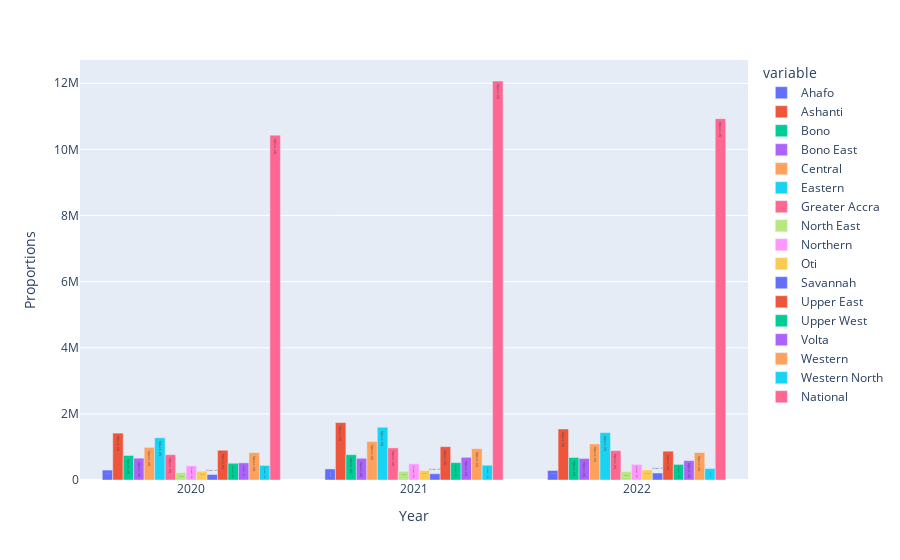

Write notebook code for a chart like this one.
### Code cell
fig=px.bar(suspected,x='Year',y=['Ahafo', 'Ashanti', 'Bono', 'Bono East', 'Central', 'Eastern',
       'Greater Accra', 'North East', 'Northern', 'Oti', 'Savannah',
       'Upper East', 'Upper West', 'Volta', 'Western', 'Western North',
       'National'],
           barmode='group'
          )
fig.update_xaxes(type='category')
# set yaxes title
fig.update_yaxes(title_text='Proportions')
    # set font size
fig.update_traces(texttemplate='%{text:.0f}', insidetextfont_size=20)  # Format and adjust the font size as needed

fig.show()

### Figure 1 — Plotly figure (JSON) as saved in the notebook; plotly's stock layout.template omitted (floating-point values rounded to 4 significant figures)
{"data": [{"alignmentgroup": "True", "hovertemplate": "variable=Ahafo<br>Year=%{x}<br>value=%{y}<extra></extra>", "insidetextfont": {"size": 20}, "legendgroup": "Ahafo", "marker": {"color": "#636efa", "pattern": {"shape": ""}}, "name": "Ahafo", "offsetgroup": "Ahafo", "orientation": "v", "showlegend": true, "textposition": "auto", "texttemplate": "%{text:.0f}", "type": "bar", "x": [2020, 2021, 2022], "xaxis": "x", "y": [300399, 334821, 288747], "yaxis": "y"}, {"alignmentgroup": "True", "hovertemplate": "variable=Ashanti<br>Year=%{x}<br>value=%{y}<extra></extra>", "insidetextfont": {"size": 20}, "legendgroup": "Ashanti", "marker": {"color": "#EF553B", "pattern": {"shape": ""}}, "name": "Ashanti", "offsetgroup": "Ashanti", "orientation": "v", "showlegend": true, "textposition": "auto", "texttemplate": "%{text:.0f}", "type": "bar", "x": [2020, 2021, 2022], "xaxis": "x", "y": [1418277, 1737441, 1543074], "yaxis": "y"}, {"alignmentgroup": "True", "hovertemplate": "variable=Bono<br>Year=%{x}<br>value=%{y}<extra></extra>", "insidetextfont": {"size": 20}, "legendgroup": "Bono", "marker": {"color": "#00cc96", "pattern": {"shape": ""}}, "name": "Bono", "offsetgroup": "Bono", "orientation": "v", "showlegend": true, "textposition": "auto", "texttemplate": "%{text:.0f}", "type": "bar", "x": [2020, 2021, 2022], "xaxis": "x", "y": [742589, 765253, 681902], "yaxis": "y"}, {"alignmentgroup": "True", "hovertemplate": "variable=Bono East<br>Year=%{x}<br>value=%{y}<extra></extra>", "insidetextfont": {"size": 20}, "legendgroup": "Bono East", "marker": {"color": "#ab63fa", "pattern": {"shape": ""}}, "name": "Bono East", "offsetgroup": "Bono East", "orientation": "v", "showlegend": true, "textposition": "auto", "texttemplate": "%{text:.0f}", "type": "bar", "x": [2020, 2021, 2022], "xaxis": "x", "y": [660652, 656148, 651540], "yaxis": "y"}, {"alignmentgroup": "True", "hovertemplate": "variable=Central<br>Year=%{x}<br>value=%{y}<extra></extra>", "insidetextfont": {"size": 20}, "legendgroup": "Central", "marker": {"color": "#FFA15A", "pattern": {"shape": ""}}, "name": "Central", "offsetgroup": "Central", "orientation": "v", "showlegend": true, "textposition": "auto", "texttemplate": "%{text:.0f}", "type": "bar", "x": [2020, 2021, 2022], "xaxis": "x", "y": [987835, 1162705, 1090802], "yaxis": "y"}, {"alignmentgroup": "True", "hovertemplate": "variable=Eastern<br>Year=%{x}<br>value=%{y}<extra></extra>", "insidetextfont": {"size": 20}, "legendgroup": "Eastern", "marker": {"color": "#19d3f3", "pattern": {"shape": ""}}, "name": "Eastern", "offsetgroup": "Eastern", "orientation": "v", "showlegend": true, "textposition": "auto", "texttemplate": "%{text:.0f}", "type": "bar", "x": [2020, 2021, 2022], "xaxis": "x", "y": [1277188, 1595741, 1435434], "yaxis": "y"}, {"alignmentgroup": "True", "hovertemplate": "variable=Greater Accra<br>Year=%{x}<br>value=%{y}<extra></extra>", "insidetextfont": {"size": 20}, "legendgroup": "Greater Accra", "marker": {"color": "#FF6692", "pattern": {"shape": ""}}, "name": "Greater Accra", "offsetgroup": "Greater Accra", "orientation": "v", "showlegend": true, "textposition": "auto", "texttemplate": "%{text:.0f}", "type": "bar", "x": [2020, 2021, 2022], "xaxis": "x", "y": [766202, 971983, 888469], "yaxis": "y"}, {"alignmentgroup": "True", "hovertemplate": "variable=North East<br>Year=%{x}<br>value=%{y}<extra></extra>", "insidetextfont": {"size": 20}, "legendgroup": "North East", "marker": {"color": "#B6E880", "pattern": {"shape": ""}}, "name": "North East", "offsetgroup": "North East", "orientation": "v", "showlegend": true, "textposition": "auto", "texttemplate": "%{text:.0f}", "type": "bar", "x": [2020, 2021, 2022], "xaxis": "x", "y": [221706, 260257, 252521], "yaxis": "y"}, {"alignmentgroup": "True", "hovertemplate": "variable=Northern<br>Year=%{x}<br>value=%{y}<extra></extra>", "insidetextfont": {"size": 20}, "legendgroup": "Northern", "marker": {"color": "#FF97FF", "pattern": {"shape": ""}}, "name": "Northern", "offsetgroup": "Northern", "orientation": "v", "showlegend": true, "textposition": "auto", "texttemplate": "%{text:.0f}", "type": "bar", "x": [2020, 2021, 2022], "xaxis": "x", "y": [430219, 490782, 471868], "yaxis": "y"}, {"alignmentgroup": "True", "hovertemplate": "variable=Oti<br>Year=%{x}<br>value=%{y}<extra></extra>", "insidetextfont": {"size": 20}, "legendgroup": "Oti", "marker": {"color": "#FECB52", "pattern": {"shape": ""}}, "name": "Oti", "offsetgroup": "Oti", "orientation": "v", "showlegend": true, "textposition": "auto", "texttemplate": "%{text:.0f}", "type": "bar", "x": [2020, 2021, 2022], "xaxis": "x", "y": [263732, 287211, 304713], "yaxis": "y"}, {"alignmentgroup": "True", "hovertemplate": "variable=Savannah<br>Year=%{x}<br>value=%{y}<extra></extra>", "insidetextfont": {"size": 20}, "legendgroup": "Savannah", "marker": {"color": "#636efa", "pattern": {"shape": ""}}, "name": "Savannah", "offsetgroup": "Savannah", "orientation": "v", "showlegend": true, "textposition": "auto", "texttemplate": "%{text:.0f}", "type": "bar", "x": [2020, 2021, 2022], "xaxis": "x", "y": [167085, 190174, 212436], "yaxis": "y"}, {"alignmentgroup": "True", "hovertemplate": "variable=Upper East<br>Year=%{x}<br>value=%{y}<extra></extra>", "insidetextfont": {"size": 20}, "legendgroup": "Upper East", "marker": {"color": "#EF553B", "pattern": {"shape": ""}}, "name": "Upper East", "offsetgroup": "Upper East", "orientation": "v", "showlegend": true, "textposition": "auto", "texttemplate": "%{text:.0f}", "type": "bar", "x": [2020, 2021, 2022], "xaxis": "x", "y": [900477, 1008231, 871100], "yaxis": "y"}, {"alignmentgroup": "True", "hovertemplate": "variable=Upper West<br>Year=%{x}<br>value=%{y}<extra></extra>", "insidetextfont": {"size": 20}, "legendgroup": "Upper West", "marker": {"color": "#00cc96", "pattern": {"shape": ""}}, "name": "Upper West", "offsetgroup": "Upper West", "orientation": "v", "showlegend": true, "textposition": "auto", "texttemplate": "%{text:.0f}", "type": "bar", "x": [2020, 2021, 2022], "xaxis": "x", "y": [507292, 527124, 472092], "yaxis": "y"}, {"alignmentgroup": "True", "hovertemplate": "variable=Volta<br>Year=%{x}<br>value=%{y}<extra></extra>", "insidetextfont": {"size": 20}, "legendgroup": "Volta", "marker": {"color": "#ab63fa", "pattern": {"shape": ""}}, "name": "Volta", "offsetgroup": "Volta", "orientation": "v", "showlegend": true, "textposition": "auto", "texttemplate": "%{text:.0f}", "type": "bar", "x": [2020, 2021, 2022], "xaxis": "x", "y": [518356, 685856, 587684], "yaxis": "y"}, {"alignmentgroup": "True", "hovertemplate": "variable=Western<br>Year=%{x}<br>value=%{y}<extra></extra>", "insidetextfont": {"size": 20}, "legendgroup": "Western", "marker": {"color": "#FFA15A", "pattern": {"shape": ""}}, "name": "Western", "offsetgroup": "Western", "orientation": "v", "showlegend": true, "textposition": "auto", "texttemplate": "%{text:.0f}", "type": "bar", "x": [2020, 2021, 2022], "xaxis": "x", "y": [827281, 946757, 830211], "yaxis": "y"}, {"alignmentgroup": "True", "hovertemplate": "variable=Western North<br>Year=%{x}<br>value=%{y}<extra></extra>", "insidetextfont": {"size": 20}, "legendgroup": "Western North", "marker": {"color": "#19d3f3", "pattern": {"shape": ""}}, "name": "Western North", "offsetgroup": "Western North", "orientation": "v", "showlegend": true, "textposition": "auto", "texttemplate": "%{text:.0f}", "type": "bar", "x": [2020, 2021, 2022], "xaxis": "x", "y": [441767, 448640, 348238], "yaxis": "y"}, {"alignmentgroup": "True", "hovertemplate": "variable=National<br>Year=%{x}<br>value=%{y}<extra></extra>", "insidetextfont": {"size": 20}, "legendgroup": "National", "marker": {"color": "#FF6692", "pattern": {"shape": ""}}, "name": "National", "offsetgroup": "National", "orientation": "v", "showlegend": true, "textposition": "auto", "texttemplate": "%{text:.0f}", "type": "bar", "x": [2020, 2021, 2022], "xaxis": "x", "y": [10431057, 12069124, 10930831], "yaxis": "y"}], "layout": {"barmode": "group", "legend": {"title": {"text": "variable"}, "tracegroupgap": 0}, "margin": {"t": 60}, "xaxis": {"anchor": "y", "domain": [0, 1], "title": {"text": "Year"}, "type": "category"}, "yaxis": {"anchor": "x", "domain": [0, 1], "title": {"text": "Proportions"}}}}
